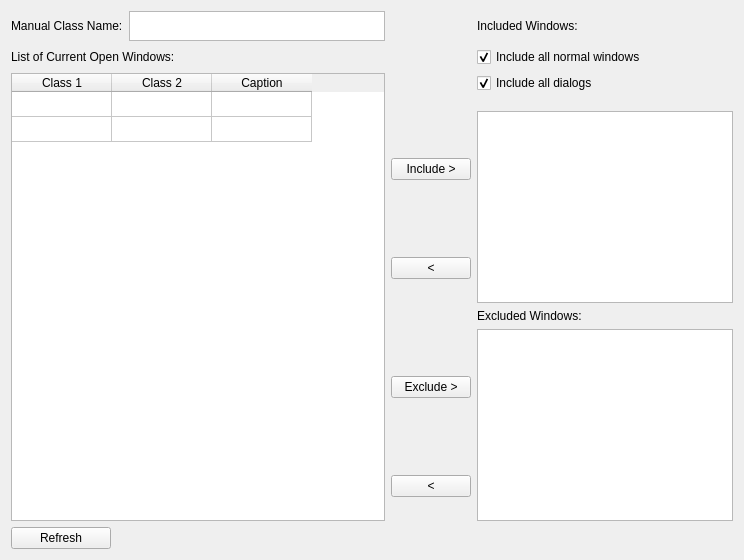
     <widget class="QWidget" name="inclusionsTab">
      <attribute name="title">
       <string>Inclusions &amp;&amp; Exclusions</string>
      </attribute>
      <layout class="QGridLayout" name="gridLayout">
       <item row="1" column="2">
        <widget class="QCheckBox" name="kcfg_IncludeNormalWindows">
         <property name="text">
          <string>Include all normal windows</string>
         </property>
         <property name="checked">
          <bool>true</bool>
         </property>
        </widget>
       </item>
       <item row="10" column="1">
        <widget class="QPushButton" name="deleteExcludeButton">
         <property name="sizePolicy">
          <sizepolicy hsizetype="Maximum" vsizetype="Fixed">
           <horstretch>0</horstretch>
           <verstretch>0</verstretch>
          </sizepolicy>
         </property>
         <property name="text">
          <string>&lt;</string>
         </property>
        </widget>
       </item>
       <item row="12" column="0">
        <widget class="QPushButton" name="refreshButton">
         <property name="maximumSize">
          <size>
           <width>100</width>
           <height>16777215</height>
          </size>
         </property>
         <property name="text">
          <string>Refresh</string>
         </property>
        </widget>
       </item>
       <item row="6" column="2" rowspan="2">
        <widget class="QListWidget" name="InclusionList">
         <property name="sizePolicy">
          <sizepolicy hsizetype="Minimum" vsizetype="Minimum">
           <horstretch>0</horstretch>
           <verstretch>0</verstretch>
          </sizepolicy>
         </property>
         <property name="editTriggers">
          <set>QAbstractItemView::EditTrigger::NoEditTriggers</set>
         </property>
         <property name="showDropIndicator" stdset="0">
          <bool>false</bool>
         </property>
        </widget>
       </item>
       <item row="3" column="2">
        <widget class="QCheckBox" name="kcfg_IncludeDialogs">
         <property name="text">
          <string>Include all dialogs</string>
         </property>
         <property name="checked">
          <bool>true</bool>
         </property>
        </widget>
       </item>
       <item row="9" column="1">
        <widget class="QPushButton" name="excludeButton">
         <property name="sizePolicy">
          <sizepolicy hsizetype="Maximum" vsizetype="Fixed">
           <horstretch>0</horstretch>
           <verstretch>0</verstretch>
          </sizepolicy>
         </property>
         <property name="text">
          <string>Exclude &gt;</string>
         </property>
        </widget>
       </item>
       <item row="1" column="0">
        <widget class="QLabel" name="label">
         <property name="sizePolicy">
          <sizepolicy hsizetype="Minimum" vsizetype="Maximum">
           <horstretch>0</horstretch>
           <verstretch>0</verstretch>
          </sizepolicy>
         </property>
         <property name="maximumSize">
          <size>
           <width>16777215</width>
           <height>20</height>
          </size>
         </property>
         <property name="text">
          <string>List of Current Open Windows:</string>
         </property>
        </widget>
       </item>
       <item row="12" column="2">
        <widget class="QWidget" name="widget" native="true">
         <property name="sizePolicy">
          <sizepolicy hsizetype="Minimum" vsizetype="Maximum">
           <horstretch>0</horstretch>
           <verstretch>0</verstretch>
          </sizepolicy>
         </property>
         <layout class="QVBoxLayout" name="verticalLayout_5">
          <property name="spacing">
           <number>5</number>
          </property>
          <property name="leftMargin">
           <number>0</number>
          </property>
          <property name="topMargin">
           <number>0</number>
          </property>
          <property name="rightMargin">
           <number>0</number>
          </property>
          <property name="bottomMargin">
           <number>0</number>
          </property>
         </layout>
        </widget>
       </item>
       <item row="9" column="2" rowspan="2">
        <widget class="QListWidget" name="ExclusionList">
         <property name="sizePolicy">
          <sizepolicy hsizetype="Minimum" vsizetype="Minimum">
           <horstretch>0</horstretch>
           <verstretch>0</verstretch>
          </sizepolicy>
         </property>
         <property name="editTriggers">
          <set>QAbstractItemView::EditTrigger::NoEditTriggers</set>
         </property>
         <property name="showDropIndicator" stdset="0">
          <bool>false</bool>
         </property>
        </widget>
       </item>
       <item row="8" column="2">
        <widget class="QLabel" name="label_11">
         <property name="maximumSize">
          <size>
           <width>16777215</width>
           <height>20</height>
          </size>
         </property>
         <property name="text">
          <string>Excluded Windows:</string>
         </property>
        </widget>
       </item>
       <item row="0" column="2">
        <widget class="QLabel" name="label_10">
         <property name="sizePolicy">
          <sizepolicy hsizetype="Minimum" vsizetype="Maximum">
           <horstretch>0</horstretch>
           <verstretch>0</verstretch>
          </sizepolicy>
         </property>
         <property name="maximumSize">
          <size>
           <width>16777215</width>
           <height>20</height>
          </size>
         </property>
         <property name="text">
          <string>Included Windows:</string>
         </property>
        </widget>
       </item>
       <item row="6" column="1">
        <widget class="QPushButton" name="includeButton">
         <property name="sizePolicy">
          <sizepolicy hsizetype="Maximum" vsizetype="Fixed">
           <horstretch>0</horstretch>
           <verstretch>0</verstretch>
          </sizepolicy>
         </property>
         <property name="text">
          <string>Include &gt;</string>
         </property>
        </widget>
       </item>
       <item row="3" column="0" rowspan="8">
        <widget class="QTableWidget" name="currentWindowList">
         <property name="sizeAdjustPolicy">
          <enum>QAbstractScrollArea::SizeAdjustPolicy::AdjustToContents</enum>
         </property>
         <property name="showDropIndicator" stdset="0">
          <bool>false</bool>
         </property>
         <property name="selectionMode">
          <enum>QAbstractItemView::SelectionMode::SingleSelection</enum>
         </property>
         <property name="wordWrap">
          <bool>false</bool>
         </property>
         <property name="cornerButtonEnabled">
          <bool>false</bool>
         </property>
         <property name="rowCount">
          <number>2</number>
         </property>
         <property name="columnCount">
          <number>3</number>
         </property>
         <attribute name="verticalHeaderVisible">
          <bool>false</bool>
         </attribute>
         <attribute name="verticalHeaderMinimumSectionSize">
          <number>25</number>
         </attribute>
         <attribute name="verticalHeaderDefaultSectionSize">
          <number>25</number>
         </attribute>
         <attribute name="verticalHeaderHighlightSections">
          <bool>true</bool>
         </attribute>
         <row/>
         <row/>
         <column>
          <property name="text">
           <string>Class 1</string>
          </property>
         </column>
         <column>
          <property name="text">
           <string>Class 2</string>
          </property>
         </column>
         <column>
          <property name="text">
           <string>Caption</string>
          </property>
         </column>
        </widget>
       </item>
       <item row="0" column="0">
        <layout class="QHBoxLayout" name="horizontalLayout_2">
         <item>
          <widget class="QLabel" name="classNameLabel">
           <property name="text">
            <string>Manual Class Name:</string>
           </property>
          </widget>
         </item>
         <item>
          <widget class="QPlainTextEdit" name="classTextEdit">
           <property name="maximumSize">
            <size>
             <width>16777215</width>
             <height>30</height>
            </size>
           </property>
           <property name="verticalScrollBarPolicy">
            <enum>Qt::ScrollBarPolicy::ScrollBarAlwaysOff</enum>
           </property>
           <property name="horizontalScrollBarPolicy">
            <enum>Qt::ScrollBarPolicy::ScrollBarAlwaysOff</enum>
           </property>
          </widget>
         </item>
        </layout>
       </item>
       <item row="7" column="1">
        <widget class="QPushButton" name="deleteIncludeButton">
         <property name="sizePolicy">
          <sizepolicy hsizetype="Maximum" vsizetype="Fixed">
           <horstretch>0</horstretch>
           <verstretch>0</verstretch>
          </sizepolicy>
         </property>
         <property name="text">
          <string>&lt;</string>
         </property>
        </widget>
       </item>
      </layout>
     </widget>
